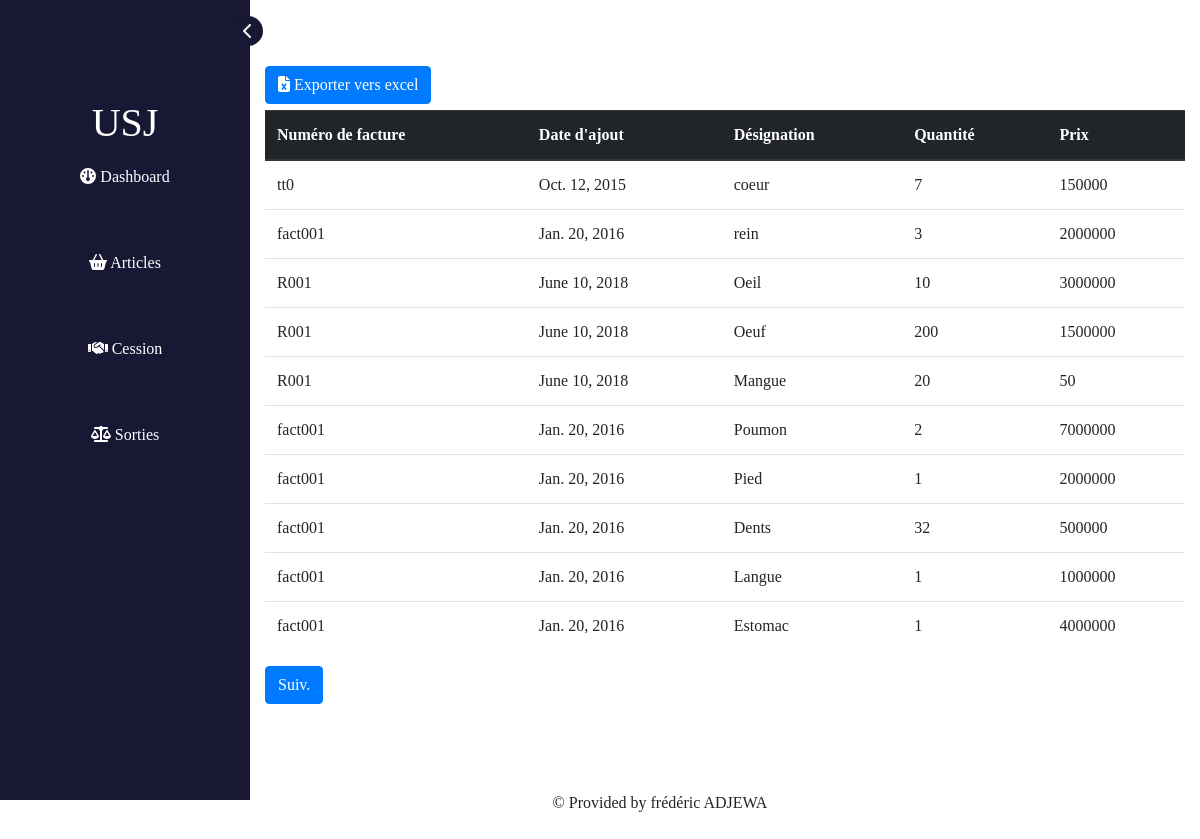
The page /Articles/ on the database its author committed.
### StockCompta/models.py (models this page shows)
class Ligne_de_facture(models.Model):
    paramArticle = models.ForeignKey(Article,null=True,on_delete=models.CASCADE)
    paramBill = models.ForeignKey(Bill,null=True,on_delete=models.CASCADE)
    ActualQty = models.IntegerField()

class Bill(models.Model):
    id = models.AutoField(primary_key=True,null=False)
    numero = models.CharField(max_length=50)
    date = models.DateField()
    paramFournisseur = models.ForeignKey(Provider,null=True,on_delete=models.CASCADE)
    paramUser = models.ForeignKey(User,null=True,on_delete=models.CASCADE)

class Article(models.Model):
    id = models.AutoField(primary_key=True,null=False)
    label = models.CharField(max_length=30)
    limitQty = models.IntegerField()
    AddedDate = models.DateField()
    paramPrix = models.ForeignKey(price_Class,null=True,on_delete=models.CASCADE)

class price_Class(models.Model):
    id = models.AutoField(primary_key=True,null=False)
    prix = models.IntegerField()
    date = models.DateField()

### StockCompta/views.py (the view)
# urls.py: path('Articles/', views.AllArticles,name="articles"),
def AllArticles(request):
    Art = Ligne_de_facture.objects.all()
    P = Paginator(Art,10)
    page_n = request.GET.get('page',1)
    try:
        Art = P.page(page_n)
    except EmptyPage:
        Art = P.page(1)
    return render(request,"StockCompta/Articles_pdf.html",{'Articles':Art})

### StockCompta/templates/StockCompta/Articles_pdf.html (shortened to what this page needs)
{% extends 'StockCompta/base.html' %}
{%block content%}
<div class="content" style="margin-top: 5%;">
    <div class="container">
        <div class="btn-downloader">
            <a href="{% url 'export-excel' %}" class="btn btn-primary"> <i class="fa-file-excel fa-solid"></i> Exporter vers excel</a>
        </div>
        <table class="table table-hover">
            <thead class="thead-dark">
                <tr>
                    <th>Numéro de facture</th>
                    <th>Date d'ajout</th>
                    <th>Désignation</th>
                    <th>Quantité</th>
                    <th>Prix</th>
                </tr>
            </thead>
            {%if Articles%}
                {%for art in Articles %}
               <tr>
                <td>{{art.paramBill.numero}}</td>
                <td>{{art.paramArticle.AddedDate}}</td>
                <td>{{art.paramArticle.label}}</td>
                <td>{{art.ActualQty}}</td>
                <td>{{art.paramArticle.paramPrix.prix}}</td>
               </tr>
                {%endfor%}
            {%endif%}
        </table>
        {%if Articles.has_next %}
        <a class="btn btn-primary"href="{% url 'articles' %}?page={{Articles.next_page_number}}">Suiv.</a>
        {%endif%}
    </div>
    <footer>
        <p> &copy; Provided by frédéric ADJEWA</p>
    </footer>
</div>
{%endblock content%}

### StockCompta/templates/StockCompta/Articles_pdf.html (style rules this page uses)
* { font-family: "Poppins"; margin: 0; padding: 0; }
:root { --blue:#181835; --white:#fff; }
.content { position: absolute; top: 0; left: 250px; width: calc(100% - 250px); height: 100vh; transition: .25s; }
footer { position: fixed; bottom: 1%; left: 55%; transform: translate(-50%,-50%); }
footer p { position: relative; font-weight: 400; animation: anim 2s linear infinite; }
.btn-downloader { position: relative; width: 100%; height: 50px; display: flex; justify-content: space-between; align-items: center; }

### rows shown on the page
Ligne_de_facture: paramBill.numero "tt0", paramArticle.AddedDate "Oct. 12, 2015", paramArticle.label "coeur", ActualQty "7", paramArticle.paramPrix.prix "150000"
Ligne_de_facture: paramBill.numero "fact001", paramArticle.AddedDate "Jan. 20, 2016", paramArticle.label "rein", ActualQty "3", paramArticle.paramPrix.prix "2000000"
Ligne_de_facture: paramBill.numero "R001", paramArticle.AddedDate "June 10, 2018", paramArticle.label "Oeil", ActualQty "10", paramArticle.paramPrix.prix "3000000"
Ligne_de_facture: paramBill.numero "R001", paramArticle.AddedDate "June 10, 2018", paramArticle.label "Oeuf", ActualQty "200", paramArticle.paramPrix.prix "1500000"
Ligne_de_facture: paramBill.numero "R001", paramArticle.AddedDate "June 10, 2018", paramArticle.label "Mangue", ActualQty "20", paramArticle.paramPrix.prix "50"
Ligne_de_facture: paramBill.numero "fact001", paramArticle.AddedDate "Jan. 20, 2016", paramArticle.label "Poumon", ActualQty "2", paramArticle.paramPrix.prix "7000000"
Ligne_de_facture: paramBill.numero "fact001", paramArticle.AddedDate "Jan. 20, 2016", paramArticle.label "Pied", ActualQty "1", paramArticle.paramPrix.prix "2000000"
Ligne_de_facture: paramBill.numero "fact001", paramArticle.AddedDate "Jan. 20, 2016", paramArticle.label "Dents", ActualQty "32", paramArticle.paramPrix.prix "500000"
Ligne_de_facture: paramBill.numero "fact001", paramArticle.AddedDate "Jan. 20, 2016", paramArticle.label "Langue", ActualQty "1", paramArticle.paramPrix.prix "1000000"
Ligne_de_facture: paramBill.numero "fact001", paramArticle.AddedDate "Jan. 20, 2016", paramArticle.label "Estomac", ActualQty "1", paramArticle.paramPrix.prix "4000000"
